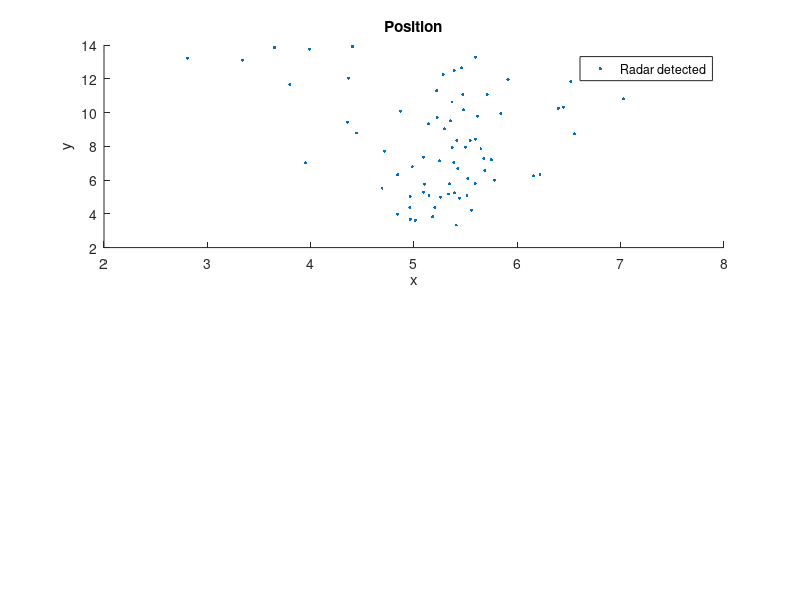

Source code (MATLAB): (Note: this script raises an error after producing the figure.)
clear; clc; close all;

load('x_radar_cycle_moving.mat'); load('y_radar_cycle_moving.mat');
t = linspace(0, 2*pi, length(x_radar));
dt = t(2) - t(1);

% 튀는 값 제거
mean_x = mean(x_radar);
std_x = std(x_radar);
mean_y = mean(y_radar);
std_y = std(y_radar);

threshold = 1; % 3 표준편차를 기준으로 이상치 제거
valid_indices = abs(x_radar - mean_x) < threshold * std_x & abs(y_radar - mean_y) < threshold * std_y;

x_radar_filtered = x_radar(valid_indices);
y_radar_filtered = y_radar(valid_indices);

% Plotting the position
figure;
subplot(2, 1, 1);
scatter(x_radar_filtered, y_radar_filtered, 5, 'red', 'filled', 'DisplayName', 'Radar detected');
xlabel('x');
ylabel('y');
title('Position');
legend;
hold on;

% Adjust layout
sgtitle('IMM filter Tracking ');
set(gcf, 'Position', [100, 100, 800, 600]);

% Define measurements to be the position with noise
measPos = [x_radar_filtered; y_radar_filtered; zeros(size(x_radar_filtered))];

% Define the initial state and covariance
positionSelector = [1 0 0 0 0 0; 0 0 1 0 0 0; 0 0 0 0 1 0]; % Position from state
initialState = [x_radar_filtered(1); 0; y_radar_filtered(1); 0; 0; 0]; % First measurement as initial state
initialCovariance = diag([1, 1e4, 1, 1e4, 1, 1e4]); % Velocity is not measured

% Create a constant-velocity trackingEKF
cvekf = trackingEKF(@constvel, @cvmeas, initialState, ...
    'StateTransitionJacobianFcn', @constveljac, ...
    'MeasurementJacobianFcn', @cvmeasjac, ...
    'StateCovariance', initialCovariance, ...
    'HasAdditiveProcessNoise', false, ...
    'ProcessNoise', eye(3));

% Track using the constant-velocity filter
numSteps = numel(x_radar_filtered);
dist = zeros(1, numSteps);
estPos = zeros(3, numSteps);
for i = 2:numSteps
    predict(cvekf, dt);
    dist(i) = distance(cvekf, measPos(:,i)); % Distance from true position
    estPos(:,i) = positionSelector * correct(cvekf, measPos(:,i));
end
hold on;
subplot(2, 1, 1);
plot(estPos(1,:), estPos(2,:), '-g', 'DisplayName', 'CV Low PN');
title('True and Estimated Positions with CV Filter');
axis equal;
legend;

% Plot normalized distance
hold on;
subplot(2, 1, 2);
plot((1:numSteps)*dt, dist, 'g', 'DisplayName', 'CV Low PN');
title('Normalized Distance from Estimated Position to True Position');
xlabel('Time (s)');
ylabel('Normalized Distance');
legend;

% Increase the process noise for the constant-velocity filter
cvekf2 = trackingEKF(@constvel, @cvmeas, initialState, ...
    'StateTransitionJacobianFcn', @constveljac, ...
    'MeasurementJacobianFcn', @cvmeasjac, ...
    'StateCovariance', initialCovariance, ...
    'HasAdditiveProcessNoise', false, ...
    'ProcessNoise', diag([50, 50, 1])); % Large uncertainty in the horizontal acceleration

dist = zeros(1, numSteps);
estPos = zeros(3, numSteps);
for i = 2:numSteps
    predict(cvekf2, dt);
    dist(i) = distance(cvekf2, measPos(:,i)); % Distance from true position
    estPos(:,i) = positionSelector * correct(cvekf2, measPos(:,i));
end
hold on;
subplot(2, 1, 1);
plot(estPos(1,:), estPos(2,:), '-c', 'DisplayName', 'CV High PN');
title('True and Estimated Positions with Increased Process Noise');
axis equal;
legend;

% Plot normalized distance
hold on;
subplot(2, 1, 2);
plot((1:numSteps)*dt, dist, 'c', 'DisplayName', 'CV High PN');
title('Normalized Distance from Estimated Position to True Position');
xlabel('Time (s)');
ylabel('Normalized Distance');
legend;

% Use an interacting multiple-model (IMM) filter
imm = trackingIMM('TransitionProbabilities', 0.99); % Default IMM with three models
initialize(imm, initialState, initialCovariance);

% Track using the IMM filter
dist = zeros(1, numSteps);
estPos = zeros(3, numSteps);
modelProbs = zeros(3, numSteps);
modelProbs(:,1) = imm.ModelProbabilities;
for i = 2:numSteps
    predict(imm, dt);
    dist(i) = distance(imm, measPos(:,i)); % Distance from true position
    estPos(:,i) = positionSelector * correct(imm, measPos(:,i));
    modelProbs(:,i) = imm.ModelProbabilities;
end
hold on;
subplot(2, 1, 1);
plot(estPos(1,:), estPos(2,:), '-m', 'DisplayName', 'IMM');
title('True and Estimated Positions with IMM Filter');
axis equal;
legend;

% Plot normalized distance
hold on;
subplot(2, 1, 2);
plot((1:numSteps)*dt, dist, 'm', 'DisplayName', 'IMM');
title('Normalized Distance from Estimated Position to True Position');
xlabel('Time (s)');
ylabel('Normalized Distance');
legend;

% Plot model probabilities
figure;
plot((1:numSteps)*dt, modelProbs);
title('Model Probabilities vs. Time');
xlabel('Time (s)');
ylabel('Model Probabilities');
legend('IMM-CV', 'IMM-CA', 'IMM-CT');
